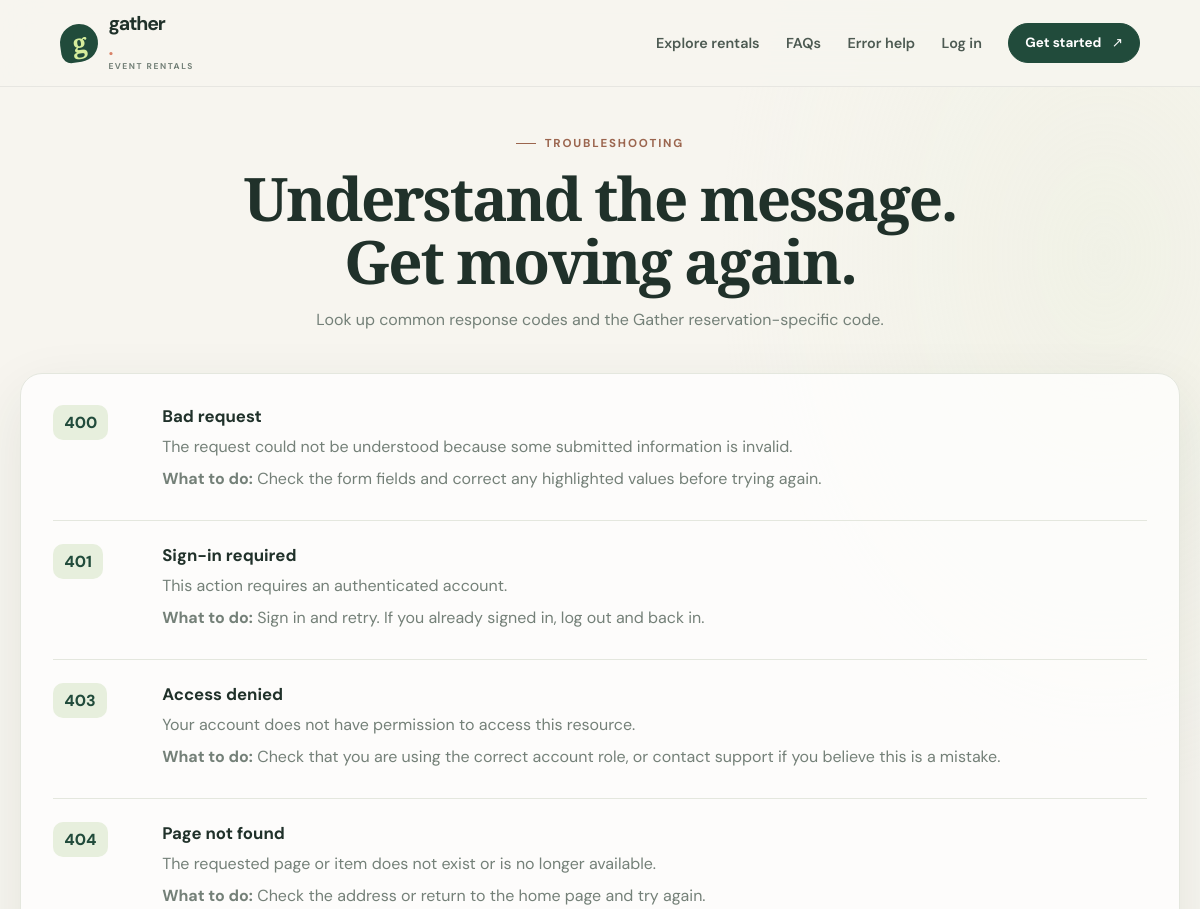
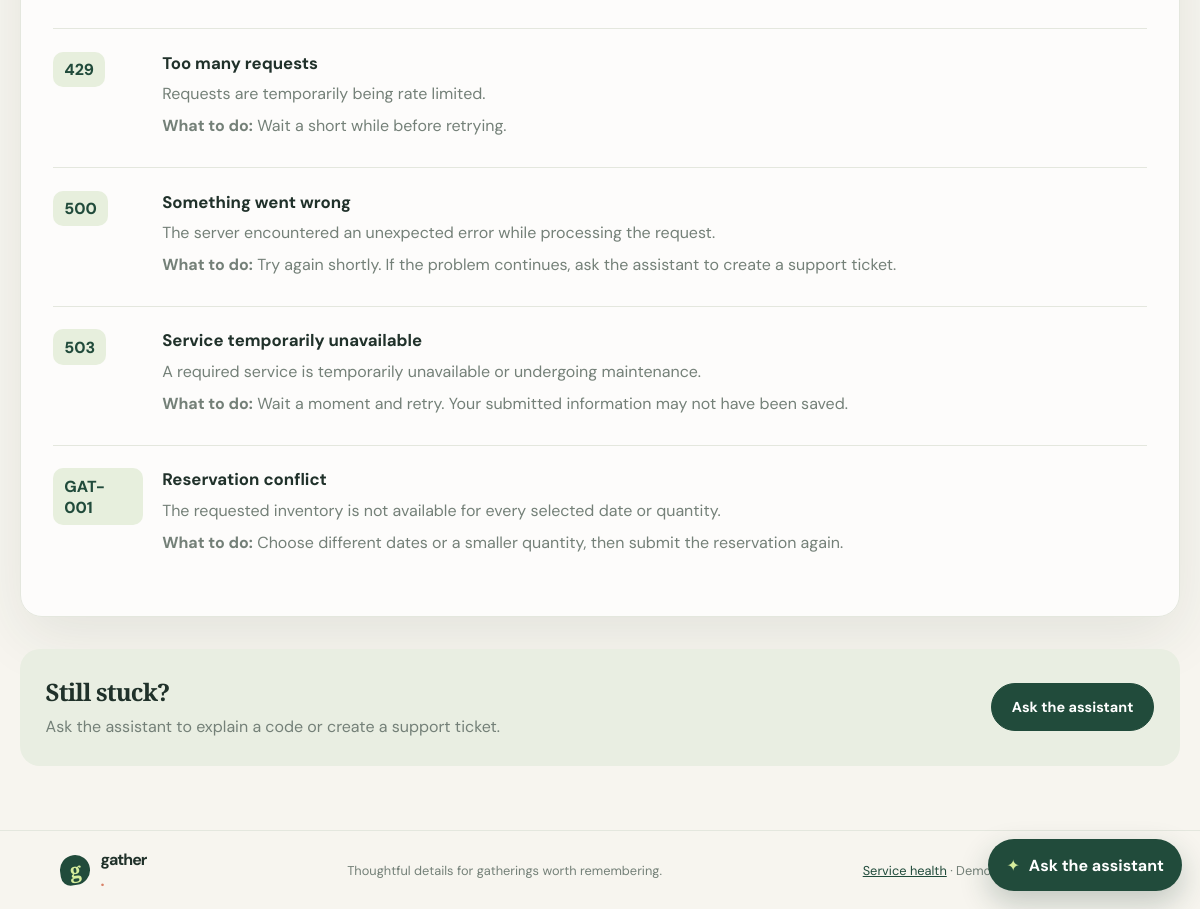
Screenshot of /error-codes/ with the database file from the repository (2 pictures, top to bottom).
### myapp/models.py (models this page shows, shortened)
class ErrorCode(models.Model):
    code = models.CharField(max_length=12, unique=True)
    title = models.CharField(max_length=120)
    description = models.TextField()
    resolution = models.TextField()
    is_active = models.BooleanField(default=True)
    class Meta:
        ordering = ('code',)

### myapp/support_views.py (the view)
# urls.py: path('error-codes/', support_views.error_codes_page, name='error-codes'),
def error_codes_page(request):
    return render(
        request,
        'myapp/error_codes.html',
        {'error_codes': ErrorCode.objects.filter(is_active=True)},
    )

### myapp/templates/myapp/error_codes.html (shortened to what this page needs)
{% extends "myapp/base.html" %}
{% block content %}
<section class="support-hero">
    <p class="eyebrow">Troubleshooting</p>
    <h1>Understand the message. Get moving again.</h1>
    <p class="muted">Look up common response codes and the Gather reservation-specific code.</p>
</section>
<section class="support-card error-list">
    {% for item in error_codes %}
        <article class="error-item">
            <span class="error-code">{{ item.code }}</span>
            <div><h2>{{ item.title }}</h2><p>{{ item.description }}</p><p><strong>What to do:</strong> {{ item.resolution }}</p></div>
        </article>
    {% endfor %}
</section>
<section class="support-cta">
    <div><h2>Still stuck?</h2><p class="muted">Ask the assistant to explain a code or create a support ticket.</p></div>
    <button class="button open-assistant" type="button">Ask the assistant</button>
</section>
{% endblock %}

### myapp/static/myapp/css/site.css (style rules this page uses)
:root { font-family: "DM Sans", "Segoe UI", sans-serif; color: #20312a; background: #f7f5ef; font-synthesis: none; text-rendering: optimizeLegibility; --ink: #20312a; --muted: #748078; --green: #214b3b; --green-dark: #17392d; --lime: #d6ed9c; --cream: #f7f5ef; --line: #e4e7de; --coral: #e48970; --shadow: 0 20px 60px rgb(38 53 43 / 9%); }
* { box-sizing: border-box; }
html { scroll-behavior: smooth; }
body { min-height: 100vh; margin: 0; display: flex; flex-direction: column; background: radial-gradient(ellipse at 92% 14%, rgb(226 233 209 / 30%), transparent 24rem), var(--cream); }
button, input, select, textarea { font: inherit; }
button, a { -webkit-tap-highlight-color: transparent; }
h1, h2, h3, p { margin-top: 0; }
h1, h2, h3 { color: var(--ink); }
h1, h2 { font-family: "Playfair Display", Georgia, serif; font-weight: 600; letter-spacing: -.035em; }
h1 { margin-bottom: 1rem; font-size: clamp(2.2rem, 5vw, 4.1rem); line-height: 1.05; }
h2 { font-size: clamp(1.8rem, 3.4vw, 2.65rem); }
.muted { color: var(--muted); line-height: 1.7; }
.eyebrow { display: inline-flex; align-items: center; gap: .55rem; margin-bottom: 1rem; color: #9b654e; font-size: .72rem; font-weight: 700; letter-spacing: .16em; text-transform: uppercase; }
.eyebrow::before { width: 20px; height: 1px; background: currentColor; content: ""; }
.button { display: inline-flex; min-height: 48px; align-items: center; justify-content: center; gap: .65rem; padding: .76rem 1.25rem; border: 1px solid var(--green); border-radius: 999px; background: var(--green); color: #fff; font-size: .9rem; font-weight: 700; text-decoration: none; cursor: pointer; transition: transform .18s ease, background .18s ease, box-shadow .18s ease; }

### myapp/static/myapp/css/support.css (style rules this page uses)
.support-hero { max-width: 760px; margin: 0 auto 2.5rem; text-align: center; }
.support-hero h1 { margin-bottom: .8rem; }
.support-hero > .muted { max-width: 620px; margin: 0 auto; }
.support-card { padding: clamp(1.25rem, 3vw, 2rem); border: 1px solid var(--line); border-radius: 22px; background: rgb(255 255 255 / 75%); box-shadow: var(--shadow); }
.error-list { padding-top: .5rem; }
.error-item { display: grid; grid-template-columns: 90px 1fr; gap: 1.2rem; padding: 1.4rem 0; border-bottom: 1px solid var(--line); }
.error-item:last-child { border-bottom: 0; }
.error-code { width: fit-content; height: fit-content; padding: .45rem .7rem; border-radius: 10px; background: #e7efdd; color: var(--green); font-weight: 800; }
.error-item h2, .ticket-item h2 { margin: 0 0 .45rem; font-family: "DM Sans", sans-serif; font-size: 1.05rem; font-weight: 700; letter-spacing: 0; }
.error-item p { margin: .35rem 0; color: var(--muted); line-height: 1.65; }
.support-cta { display: flex; align-items: center; justify-content: space-between; gap: 1.5rem; margin-top: 2rem; padding: 1.6rem; border-radius: 20px; background: #e9eee2; }
.support-cta h2 { margin-bottom: .35rem; font-size: 1.5rem; }
.support-cta p { margin-bottom: 0; }

### rows the page displays
ErrorCode: code "400", title "Bad request", description "The request could not be understood because some submitted information is invalid.", resolution "Check the form fields and correct any highlighted values before trying again."
ErrorCode: code "401", title "Sign-in required", description "This action requires an authenticated account.", resolution "Sign in and retry. If you already signed in, log out and back in."
ErrorCode: code "403", title "Access denied", description "Your account does not have permission to access this resource.", resolution "Check that you are using the correct account role, or contact support if you believe this is a mistake."
ErrorCode: code "404", title "Page not found", description "The requested page or item does not exist or is no longer available.", resolution "Check the address or return to the home page and try again."
ErrorCode: code "429", title "Too many requests", description "Requests are temporarily being rate limited.", resolution "Wait a short while before retrying."
ErrorCode: code "500", title "Something went wrong", description "The server encountered an unexpected error while processing the request.", resolution "Try again shortly. If the problem continues, ask the assistant to create a support ticket."
ErrorCode: code "503", title "Service temporarily unavailable", description "A required service is temporarily unavailable or undergoing maintenance.", resolution "Wait a moment and retry. Your submitted information may not have been saved."
ErrorCode: code "GAT-001", title "Reservation conflict", description "The requested inventory is not available for every selected date or quantity.", resolution "Choose different dates or a smaller quantity, then submit the reservation again."
